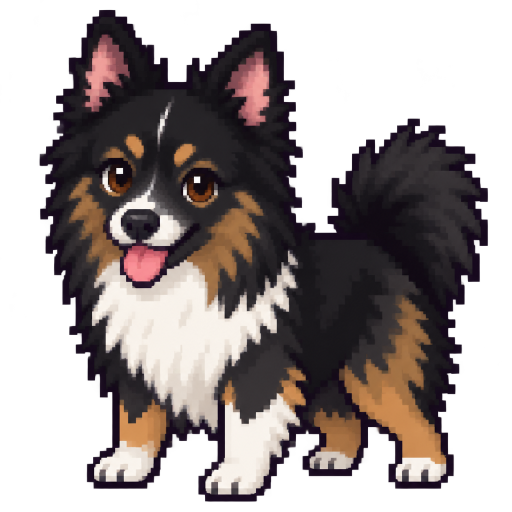
#> input picture soba-guard/art/raw/hero_low-1.png, 1024 x 1024 px (shown at 1/2 size)
$ python ongrey.py out.png ../raw/hero_low-1.png 5
#> lines starting #> are read from the running program, lines starting #| are printed output that depends on the picture
# usage: python3 ongrey.py out.png in.png [max_side]  -> composite on mid-grey (Read draws alpha as black)
import sys
from PIL import Image
im = Image.open(sys.argv[2]).convert("RGBA")
#> im is the input picture: PIL image 1024x1024 RGBA; mean R, G, B, A 57.1, 46.3, 49, 142.7
print(sys.argv[2], im.size, im.getchannel("A").getextrema())
#| ../raw/hero_low-1.png (1024, 1024) (0, 254)
bg = Image.new("RGBA", im.size, (110, 110, 120, 255)); bg.alpha_composite(im)
#> after `bg = Image.new('RGBA', im.size, (110, 110, 120, 255))`:
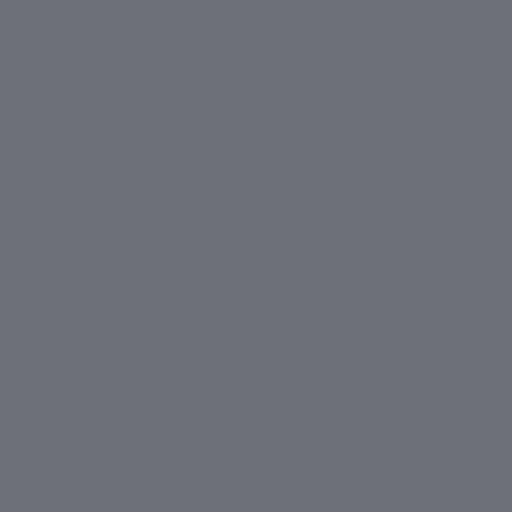
#> bg: PIL image 1024x1024 RGBA (shown at 1/2 size); mean R, G, B, A 110, 110, 120, 255
#> after `bg.alpha_composite(im)`:
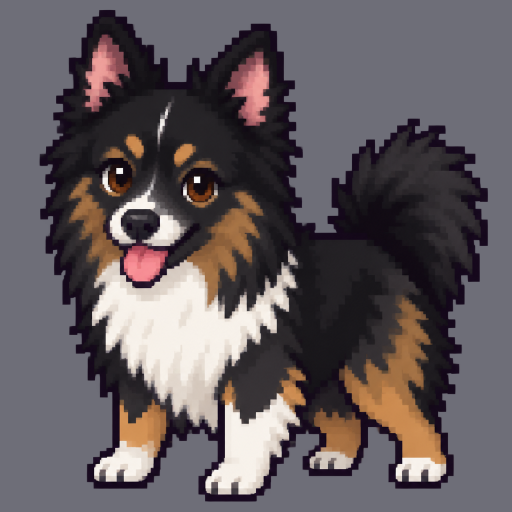
#> bg: PIL image 1024x1024 RGBA (shown at 1/2 size); mean R, G, B, A 98.7, 90.8, 94.1, 255
m = int(sys.argv[3]) if len(sys.argv) > 3 else 1400
bg.thumbnail((m, m)); bg.convert("RGB").save(sys.argv[1])
